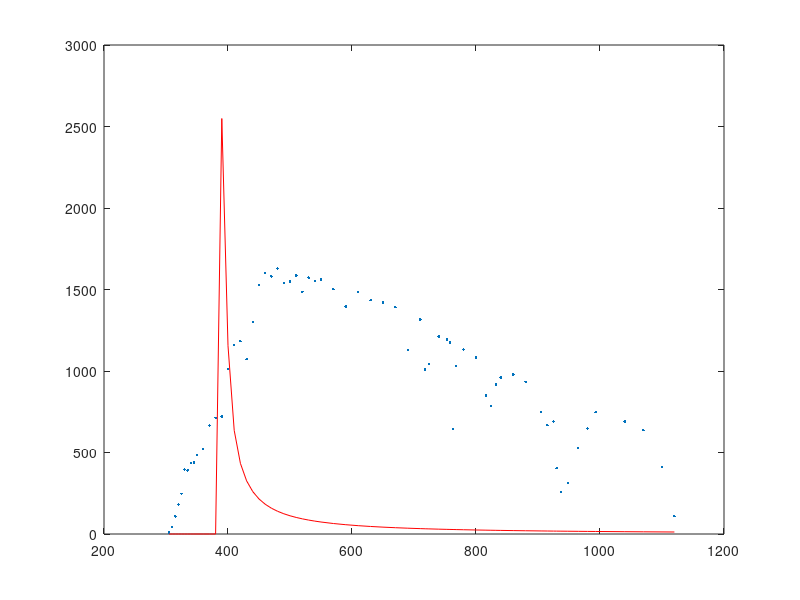

Write the MATLAB code that produced this figure.
f=@(a,x)a(1)*gevpdf(x,a(2),a(3),a(4));
x=[305    310    315    320    325    330    335    340    345    350    360    370    380    390    400    410    420    430    440    450    460    470    480    490    500    510    520    530    540    550    570    590    610    630    650    670    690    710    718    724    740    753    758    763    768    780    800    816    824    832    840    860    880    905    915    925    930    937    948    965    980    993    1040    1070    1100    1120];
y=[9.5    42.3    107.8    181    246.8    395.3    390.1    435.3    438.9    483.7    520.3    666.2    712.5    720.7    1013.1    1158.2    1184    1071.9    1302    1526    1599.6    1581    1628.3    1539.2    1548.7    1586.5    1484.9    1572.4    1550.7    1561.5    1501.5    1395.5    1485.3    1434.1    1419.9    1392.3    1130    1316.7    1010.3    1043.2    1211.2    1193.9    1175.5    643.1    1030.7    1131.1    1081.6    849.2    785    916.4    959.9    978.9    933.2    748.5    667.5    690.3    403.6    258.3    313.6    526.8    646.4    746.8    690.5    637.5    412.6    108.9];
p=nlinfit(x,y,f,[20000,0.2,50,300])
yp=f(p,x);
plot(x,y,'.')
hold on
plot(x,yp,'r')